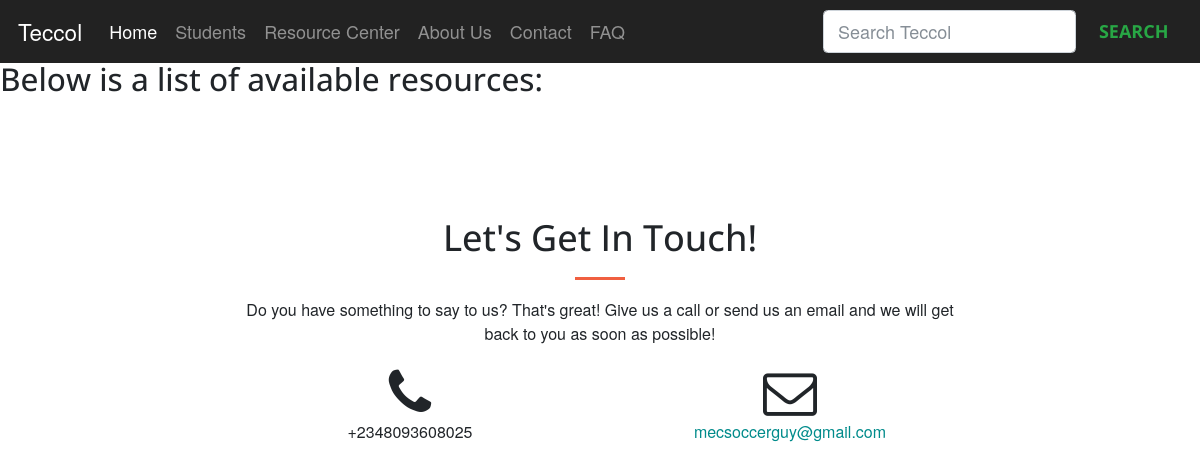
The page /stures/resource/ on the database as committed earlier.
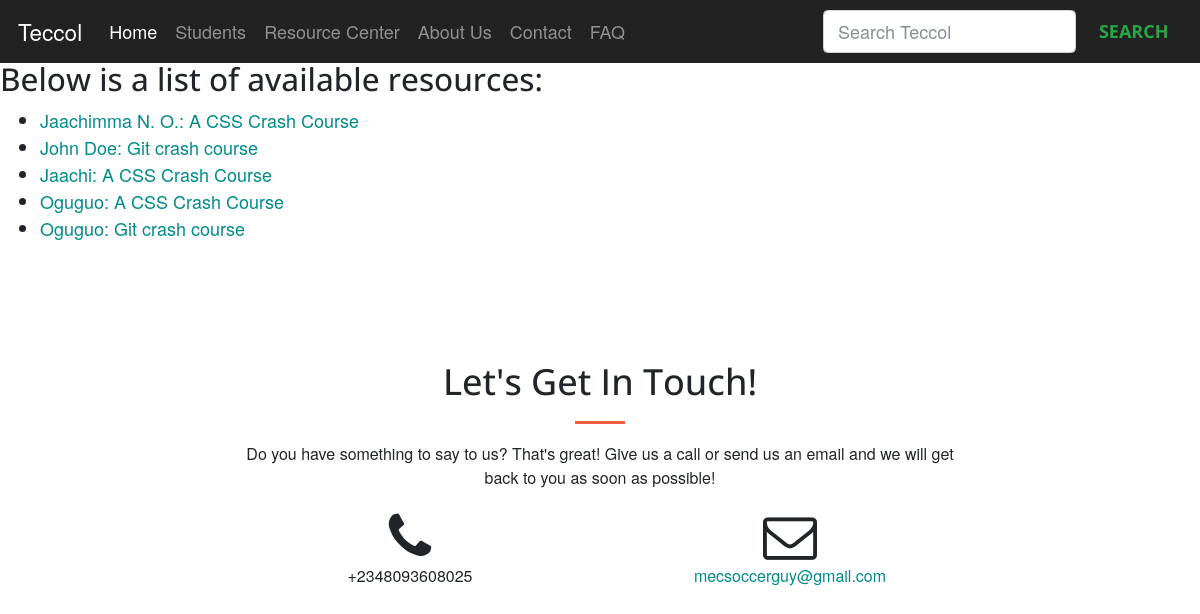
The same page on the database as committed later.
### stures/models.py (models this page shows, shortened)
class Resource(models.Model):
    type = models.CharField(max_length=20)
    author = models.CharField(max_length=30)
    topic = models.CharField(max_length=100)
    content = models.CharField(max_length=3000)
    date = models.CharField(max_length=20)

### stures/views.py (the view)
class ResourceView(generic.ListView):
    template_name = 'stures/resource.html'
    context_object_name = 'object_list'
    def get_queryset(self):
        return Resource.objects.all()

### stures/templates/stures/resource.html (shortened to what this page needs)
{% extends 'stures/base.html' %}
{% load static %}
{% block body %}
    <div>
        <h3>Below is a list of available resources:</h3>
    </div>
    <ul>
        {% for res in object_list %}
            <li>
                <a href="{% url 'stures:detail' res.id %}">{{ res.author }}: {{ res.topic }}</a>
            </li>
        {% endfor %}
    </ul>
{% endblock %}

### stures/templates/stures/base.html (shortened to what this page needs)
<!DOCTYPE html>
  {% load static %}
<html lang="en">
<head>
    <link rel='stylesheet' type='text/css' href="{% static 'stures/style.css' %}" />
    <link rel="stylesheet" type="text/css" href="{% static 'stures/vendor/bootstrap/css/bootstrap.min.css' %}"/>
    <link rel="stylesheet" type="text/css" href="{% static 'stures/vendor/font-awesome/css/font-awesome.min.css' %}"/>
    <link rel="stylesheet" type="text/css" href="{% static 'stures/vendor/magnific-popup/magnific-popup.css' %}"/>
    <link rel="stylesheet" type="text/css" href="{% static 'stures/css/creative.css' %}"/>
</head>
<body>
  <div class="ontainer">
    <nav class="navbar navbar-expand-lg navbar-dark bg-dark fixed-top" >
        <a class="navbar-brand" href="{% url 'stures:index' %}">Teccol</a>
        <div class="collapse navbar-collapse" id="navbarSupportedContent">
            <ul class="navbar-nav mr-auto">
                <li class="nav-item active">
                    <a class="nav-link" href="{% url 'stures:index' %}">Home</a>
                </li>
                <li class="nav-item">
                    <a class="nav-link" href="{% url 'stures:student' %}">Students</a>
                </li>
                <li class="nav-item">
                    <a class="nav-link" href="{% url 'stures:resource' %}">Resource Center</a>
                </li>
                <li class="nav-item">
                    <a class="nav-link" href="{% url 'stures:about' %}">About Us</a>
                </li>
                <li class="nav-item">
                    <a class="nav-link" href="#contact">Contact</a>
                </li>
                <li class="nav-item">
                    <a class="nav-link" href="#">FAQ</a>
                </li>
            </ul>
            <form class="form-inline my-2 my-lg-0">
                <input class="form-control mr-sm-2" type="text" placeholder="Search Teccol" aria-label="Search">
                <button class="btn btn-outline-success my-2 my-sm-0" type="submit">Search</button>
            </form>
        </div>
    </nav>
  </div>
    {% block body %}
    {% endblock %}
    <section id="contact">
      <div class="container">
        <div class="row">
          <div class="col-lg-8 mx-auto text-center">
            <h2 class="section-heading">Let's Get In Touch!</h2>
            <hr class="primary">
            <p>Do you have something to say to us? That's great! Give us a call or send us an email and we will get back to you as soon as possible!</p>
          </div>
        </div>
        <div class="row">
          <div class="col-lg-4 ml-auto text-center">
            <i class="fa fa-phone fa-3x sr-contact"></i>
            <p>+2348093608025</p>
          </div>
          <div class="col-lg-4 mr-auto text-center">
            <i class="fa fa-envelope-o fa-3x sr-contact"></i>
            <p>
              <a href="mailto:your-email@your-domain.com">mecsoccerguy@gmail.com</a>
            </p>
          </div>
        </div>
      </div>
    </section>
</body>
</html>

### stures/static/stures/style.css (style rules this page uses)
@media (min-width: 48em) { html { font-size: 18px; } }
body { font-family: Georgia, "Times New Roman", Times, serif; color: #555; }
h1, .h1, h2, .h2, h3, .h3, h4, .h4, h5, .h5, h6, .h6 { font-family: "Helvetica Neue", Helvetica, Arial, sans-serif; font-weight: 400; }
.container { max-width: 60rem; }
.nav-link { position: relative; padding: 1rem; font-weight: 500; color: #cdddeb; }

### stures/static/stures/css/creative.css (style rules this page uses)
body, html { width: 100%; height: 100%; }
body { font-family: 'Merriweather', 'Helvetica Neue', Arial, sans-serif; }
.ontainer { padding-bottom: 5%; }
hr { max-width: 50px; border-width: 3px; border-color: #F05F40; }
a { color: #008b8b; -webkit-transition: all 0.2s; -moz-transition: all 0.2s; transition: all 0.2s; }
h1, h2, h3, h4, h5, h6 { font-family: 'Open Sans', 'Helvetica Neue', Arial, sans-serif; }
p { font-size: 16px; line-height: 1.5; margin-bottom: 20px; }
.bg-dark { color: white; background-color: #222222 !important; }
section { padding: 100px 0; }
.section-heading { margin-top: 0; }
body { -webkit-tap-highlight-color: #222222; }
.btn { font-weight: 700; text-transform: uppercase; border: none; border-radius: 300px; font-family: 'Open Sans', 'Helvetica Neue', Arial, sans-serif; }

Rows that differ between the two databases and show on the page:
added Resource: author "Jaachimma N. O.", topic "A CSS Crash Course"
added Resource: author "John Doe", topic "Git crash course"
added Resource: author "Jaachi", topic "A CSS Crash Course"
added Resource: author "Oguguo", topic "A CSS Crash Course"
added Resource: author "Oguguo", topic "Git crash course"
